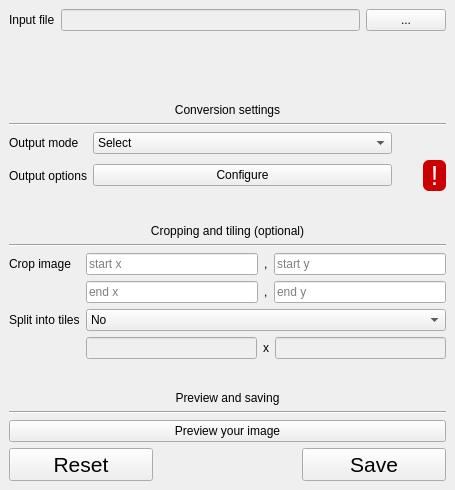
<?xml version="1.0" encoding="UTF-8"?>
<ui version="4.0">
 <class>MainWindow</class>
 <widget class="QMainWindow" name="MainWindow">
  <property name="geometry">
   <rect>
    <x>0</x>
    <y>0</y>
    <width>455</width>
    <height>490</height>
   </rect>
  </property>
  <property name="windowTitle">
   <string>MainWindow</string>
  </property>
  <widget class="QWidget" name="centralwidget">
   <layout class="QHBoxLayout" name="horizontalLayout">
    <item>
     <layout class="QVBoxLayout" name="verticalLayout">
      <item>
       <layout class="QGridLayout" name="gridLayout_3">
        <item row="0" column="1">
         <widget class="QLineEdit" name="lineEdit_inputFile">
          <property name="enabled">
           <bool>false</bool>
          </property>
          <property name="sizePolicy">
           <sizepolicy hsizetype="MinimumExpanding" vsizetype="Fixed">
            <horstretch>0</horstretch>
            <verstretch>0</verstretch>
           </sizepolicy>
          </property>
         </widget>
        </item>
        <item row="0" column="0">
         <widget class="QLabel" name="label">
          <property name="sizePolicy">
           <sizepolicy hsizetype="Preferred" vsizetype="Fixed">
            <horstretch>0</horstretch>
            <verstretch>0</verstretch>
           </sizepolicy>
          </property>
          <property name="text">
           <string>Input file</string>
          </property>
          <property name="alignment">
           <set>Qt::AlignLeading|Qt::AlignLeft|Qt::AlignVCenter</set>
          </property>
         </widget>
        </item>
        <item row="0" column="2">
         <widget class="QPushButton" name="pushButton_inputFile">
          <property name="sizePolicy">
           <sizepolicy hsizetype="Fixed" vsizetype="Fixed">
            <horstretch>0</horstretch>
            <verstretch>0</verstretch>
           </sizepolicy>
          </property>
          <property name="text">
           <string>...</string>
          </property>
         </widget>
        </item>
       </layout>
      </item>
      <item>
       <spacer name="verticalSpacer">
        <property name="orientation">
         <enum>Qt::Vertical</enum>
        </property>
        <property name="sizeType">
         <enum>QSizePolicy::Preferred</enum>
        </property>
        <property name="sizeHint" stdset="0">
         <size>
          <width>20</width>
          <height>40</height>
         </size>
        </property>
       </spacer>
      </item>
      <item>
       <widget class="QLabel" name="label_5">
        <property name="sizePolicy">
         <sizepolicy hsizetype="Preferred" vsizetype="Ignored">
          <horstretch>0</horstretch>
          <verstretch>0</verstretch>
         </sizepolicy>
        </property>
        <property name="styleSheet">
         <string notr="true"/>
        </property>
        <property name="text">
         <string>Conversion settings</string>
        </property>
        <property name="alignment">
         <set>Qt::AlignBottom|Qt::AlignHCenter</set>
        </property>
       </widget>
      </item>
      <item>
       <widget class="Line" name="line">
        <property name="sizePolicy">
         <sizepolicy hsizetype="Minimum" vsizetype="Maximum">
          <horstretch>0</horstretch>
          <verstretch>0</verstretch>
         </sizepolicy>
        </property>
        <property name="minimumSize">
         <size>
          <width>0</width>
          <height>0</height>
         </size>
        </property>
        <property name="contextMenuPolicy">
         <enum>Qt::DefaultContextMenu</enum>
        </property>
        <property name="autoFillBackground">
         <bool>false</bool>
        </property>
        <property name="styleSheet">
         <string notr="true"/>
        </property>
        <property name="orientation">
         <enum>Qt::Horizontal</enum>
        </property>
       </widget>
      </item>
      <item>
       <layout class="QGridLayout" name="gridLayout_2">
        <property name="sizeConstraint">
         <enum>QLayout::SetDefaultConstraint</enum>
        </property>
        <item row="2" column="1">
         <widget class="QComboBox" name="comboBox_outputMode">
          <property name="sizePolicy">
           <sizepolicy hsizetype="Minimum" vsizetype="Fixed">
            <horstretch>0</horstretch>
            <verstretch>0</verstretch>
           </sizepolicy>
          </property>
          <item>
           <property name="text">
            <string>Select</string>
           </property>
          </item>
          <item>
           <property name="text">
            <string>GrayScale16_TrueValue</string>
           </property>
          </item>
          <item>
           <property name="text">
            <string>GrayScale16_MinToMax</string>
           </property>
          </item>
          <item>
           <property name="text">
            <string>RGB_UserRanges</string>
           </property>
          </item>
          <item>
           <property name="text">
            <string>RGB_UserValues</string>
           </property>
          </item>
          <item>
           <property name="text">
            <string>RGB_Formula</string>
           </property>
          </item>
         </widget>
        </item>
        <item row="3" column="2">
         <widget class="QLabel" name="label_outputModeSuccess">
          <property name="sizePolicy">
           <sizepolicy hsizetype="Fixed" vsizetype="Fixed">
            <horstretch>0</horstretch>
            <verstretch>0</verstretch>
           </sizepolicy>
          </property>
          <property name="font">
           <font>
            <pointsize>20</pointsize>
           </font>
          </property>
          <property name="styleSheet">
           <string notr="true">background-color: rgb(204, 0, 0);
color: rgb(255, 255, 255);
margin-left:25%;
border-radius:6%;</string>
          </property>
          <property name="text">
           <string> ! </string>
          </property>
          <property name="scaledContents">
           <bool>false</bool>
          </property>
          <property name="alignment">
           <set>Qt::AlignCenter</set>
          </property>
          <property name="margin">
           <number>0</number>
          </property>
         </widget>
        </item>
        <item row="3" column="0">
         <widget class="QLabel" name="label_outputModeOptions">
          <property name="sizePolicy">
           <sizepolicy hsizetype="Preferred" vsizetype="Preferred">
            <horstretch>0</horstretch>
            <verstretch>0</verstretch>
           </sizepolicy>
          </property>
          <property name="text">
           <string>Output options</string>
          </property>
         </widget>
        </item>
        <item row="2" column="0">
         <widget class="QLabel" name="label_outputMode">
          <property name="sizePolicy">
           <sizepolicy hsizetype="Fixed" vsizetype="Preferred">
            <horstretch>0</horstretch>
            <verstretch>0</verstretch>
           </sizepolicy>
          </property>
          <property name="text">
           <string>Output mode</string>
          </property>
         </widget>
        </item>
        <item row="3" column="1">
         <widget class="QPushButton" name="pushButton_outputModeConfigure">
          <property name="sizePolicy">
           <sizepolicy hsizetype="Minimum" vsizetype="Fixed">
            <horstretch>0</horstretch>
            <verstretch>0</verstretch>
           </sizepolicy>
          </property>
          <property name="text">
           <string>Configure</string>
          </property>
         </widget>
        </item>
       </layout>
      </item>
      <item>
       <widget class="QLabel" name="label_7">
        <property name="sizePolicy">
         <sizepolicy hsizetype="Preferred" vsizetype="Ignored">
          <horstretch>0</horstretch>
          <verstretch>0</verstretch>
         </sizepolicy>
        </property>
        <property name="text">
         <string>Cropping and tiling (optional)</string>
        </property>
        <property name="alignment">
         <set>Qt::AlignBottom|Qt::AlignHCenter</set>
        </property>
       </widget>
      </item>
      <item>
       <widget class="Line" name="line_2">
        <property name="orientation">
         <enum>Qt::Horizontal</enum>
        </property>
       </widget>
      </item>
      <item>
       <layout class="QGridLayout" name="gridLayout">
        <item row="1" column="1">
         <layout class="QHBoxLayout" name="horizontalLayout_2">
          <item>
           <widget class="QLineEdit" name="lineEdit_cropStartX">
            <property name="placeholderText">
             <string>start x</string>
            </property>
           </widget>
          </item>
          <item>
           <widget class="QLabel" name="label_3">
            <property name="text">
             <string>,</string>
            </property>
           </widget>
          </item>
          <item>
           <widget class="QLineEdit" name="lineEdit_cropStartY">
            <property name="placeholderText">
             <string>start y</string>
            </property>
           </widget>
          </item>
         </layout>
        </item>
        <item row="4" column="1">
         <layout class="QHBoxLayout" name="horizontalLayout_3">
          <item>
           <widget class="QLineEdit" name="lineEdit_tilesX">
            <property name="enabled">
             <bool>false</bool>
            </property>
            <property name="text">
             <string/>
            </property>
           </widget>
          </item>
          <item>
           <widget class="QLabel" name="label_x">
            <property name="text">
             <string>x</string>
            </property>
           </widget>
          </item>
          <item>
           <widget class="QLineEdit" name="lineEdit_tilesY">
            <property name="enabled">
             <bool>false</bool>
            </property>
            <property name="text">
             <string/>
            </property>
           </widget>
          </item>
         </layout>
        </item>
        <item row="3" column="0">
         <widget class="QLabel" name="label_splitIntoTiles">
          <property name="text">
           <string>Split into tiles</string>
          </property>
         </widget>
        </item>
        <item row="3" column="1">
         <widget class="QComboBox" name="comboBox_splitIntoTiles">
          <item>
           <property name="text">
            <string>No</string>
           </property>
          </item>
          <item>
           <property name="text">
            <string>Split by number of tiles</string>
           </property>
          </item>
          <item>
           <property name="text">
            <string>Split by tile size</string>
           </property>
          </item>
         </widget>
        </item>
        <item row="1" column="0">
         <widget class="QLabel" name="label_2">
          <property name="text">
           <string>Crop image</string>
          </property>
         </widget>
        </item>
        <item row="2" column="1">
         <layout class="QHBoxLayout" name="horizontalLayout_5">
          <item>
           <widget class="QLineEdit" name="lineEdit_cropEndX">
            <property name="placeholderText">
             <string>end x</string>
            </property>
           </widget>
          </item>
          <item>
           <widget class="QLabel" name="label_6">
            <property name="text">
             <string>,</string>
            </property>
           </widget>
          </item>
          <item>
           <widget class="QLineEdit" name="lineEdit_cropEndY">
            <property name="placeholderText">
             <string>end y</string>
            </property>
           </widget>
          </item>
         </layout>
        </item>
       </layout>
      </item>
      <item>
       <widget class="QLabel" name="label_4">
        <property name="sizePolicy">
         <sizepolicy hsizetype="Preferred" vsizetype="Ignored">
          <horstretch>0</horstretch>
          <verstretch>0</verstretch>
         </sizepolicy>
        </property>
        <property name="text">
         <string>Preview and saving</string>
        </property>
        <property name="alignment">
         <set>Qt::AlignBottom|Qt::AlignHCenter</set>
        </property>
       </widget>
      </item>
      <item>
       <widget class="Line" name="line_3">
        <property name="orientation">
         <enum>Qt::Horizontal</enum>
        </property>
       </widget>
      </item>
      <item>
       <widget class="QPushButton" name="pushButton_preview">
        <property name="sizePolicy">
         <sizepolicy hsizetype="Preferred" vsizetype="Fixed">
          <horstretch>0</horstretch>
          <verstretch>0</verstretch>
         </sizepolicy>
        </property>
        <property name="text">
         <string>Preview your image</string>
        </property>
       </widget>
      </item>
      <item>
       <layout class="QGridLayout" name="gridLayout_4">
        <item row="0" column="2">
         <widget class="QPushButton" name="pushButton_save">
          <property name="sizePolicy">
           <sizepolicy hsizetype="MinimumExpanding" vsizetype="Fixed">
            <horstretch>0</horstretch>
            <verstretch>0</verstretch>
           </sizepolicy>
          </property>
          <property name="font">
           <font>
            <pointsize>16</pointsize>
           </font>
          </property>
          <property name="text">
           <string>Save</string>
          </property>
         </widget>
        </item>
        <item row="0" column="0">
         <widget class="QPushButton" name="pushButton_reset">
          <property name="sizePolicy">
           <sizepolicy hsizetype="MinimumExpanding" vsizetype="Fixed">
            <horstretch>0</horstretch>
            <verstretch>0</verstretch>
           </sizepolicy>
          </property>
          <property name="font">
           <font>
            <pointsize>16</pointsize>
           </font>
          </property>
          <property name="text">
           <string>Reset</string>
          </property>
         </widget>
        </item>
        <item row="0" column="1">
         <spacer name="horizontalSpacer">
          <property name="orientation">
           <enum>Qt::Horizontal</enum>
          </property>
          <property name="sizeHint" stdset="0">
           <size>
            <width>40</width>
            <height>20</height>
           </size>
          </property>
         </spacer>
        </item>
       </layout>
      </item>
     </layout>
    </item>
   </layout>
  </widget>
 </widget>
 <resources/>
 <connections/>
</ui>
